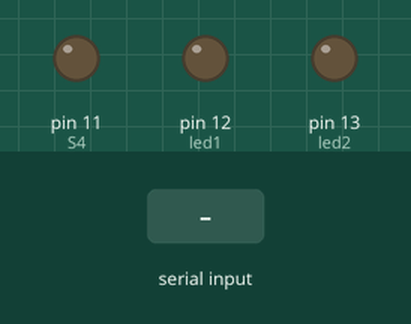
This sketch was run on a simulated Arduino Uno, built with avr-gcc and run on an emulated ATmega328P. Shown: output pins drawn as LEDs (lit = HIGH). The test bench sets the inputs (shaded band). Pins used as bus, display or sensor lines are not drawn; what the sketch prints to the serial monitor is not drawn.

Above: at 1.3 s.
1.4 s: "1" received over the second serial link
At 2.6 s:
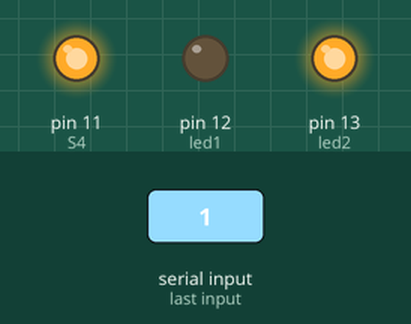
2.9 s: "2" received over the second serial link
At 4.0 s:
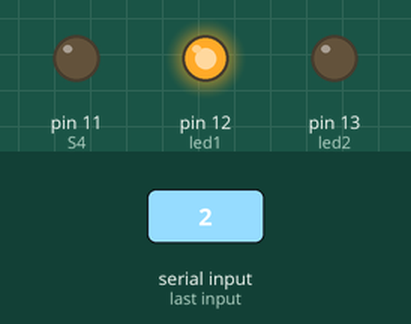
4.4 s: "3" received over the second serial link
At 5.1 s:
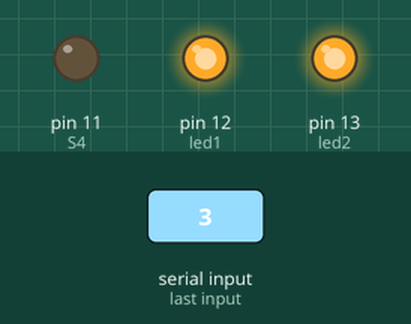
5.9 s: "4" received over the second serial link
At 6.3 s:
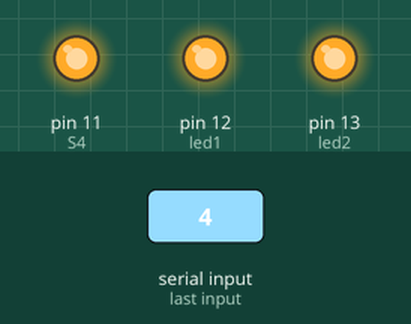
7.4 s: "0" received over the second serial link
At 8.6 s:
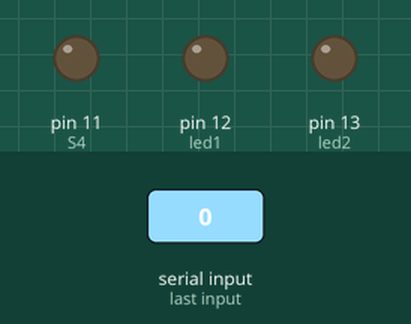
8.9 s: "4" received over the second serial link
At 9.7 s:
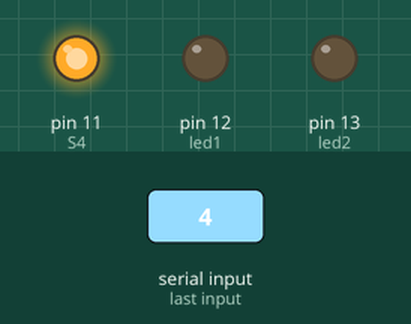
Timing chart, 0 to 11.4 s (numbered marks = the images above; inputs shaded):
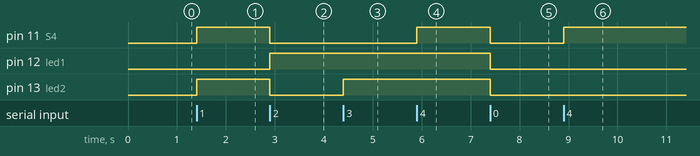

Measured:
- after the input at 1.4 s, pin 11 (S4), pin 13 (led2): LOW → HIGH at once
- after the input at 2.9 s, pin 11 (S4), pin 13 (led2): HIGH → LOW at once; pin 12 (led1): LOW → HIGH at once
- after the input at 4.4 s, pin 13 (led2): LOW → HIGH at once
- after the input at 5.9 s, pin 11 (S4): LOW → HIGH at once
- after the input at 7.4 s, pin 11 (S4), pin 12 (led1), pin 13 (led2): HIGH → LOW at once
- after the input at 8.9 s, pin 11 (S4): LOW → HIGH at once

The sketch:

Vennom_APP.ino
```cpp
#include <SoftwareSerial.h>

SoftwareSerial Serial_extra(9, 8); // RX, TX

const int S1 = 3;
const int S2 = 5;
const int S3 = 10;
const int S4 = 11;
const int led1 = 12;
const int led2 = 13;
char ch = ' ';
//String respuesta = "vennom";
char r = 'v';

void setup() {
  Serial.begin(115200);
  Serial_extra.begin(115200);
  delay(100);
  pinMode(S1, OUTPUT);
  pinMode(S2, OUTPUT);
  pinMode(S3, OUTPUT);
  pinMode(S4, OUTPUT);
  pinMode(led1, OUTPUT);
  pinMode(led2, OUTPUT);
  digitalWrite(S1, LOW);
  digitalWrite(S2, LOW);
  digitalWrite(S3, LOW);
  digitalWrite(S4, LOW);
  digitalWrite(led1, LOW);
  digitalWrite(led2, LOW);
}

void loop() {
  unsigned long currentMillis = millis();

  if (Serial_extra.available() > 0) {
    ch = Serial_extra.read();
    Serial.write(ch);  // depuración.

    if (ch == '?') {
      delay(500);
      Serial_extra.println(r);
      Serial_extra.flush();
    }

    if (ch == '1') {
      digitalWrite(S1, LOW);
      digitalWrite(S2, HIGH);
      digitalWrite(S3, LOW);
      digitalWrite(S4, HIGH);
      digitalWrite(led1, LOW);
      digitalWrite(led2, HIGH);
      //Serial.println(" DERECHA");
      ch = ' ';
    }
    else {
      if (ch == '2') {
        digitalWrite(S1, HIGH);
        digitalWrite(S2, LOW);
        digitalWrite(S3, HIGH);
        digitalWrite(S4, LOW);
        digitalWrite(led1, HIGH);
        digitalWrite(led2, LOW);
        //Serial.println(" IZQUIERDA");
        ch = ' ';
      }
      else {
        if (ch == '3') {
          digitalWrite(S1, LOW);
          digitalWrite(S2, HIGH);
          digitalWrite(S3, HIGH);
          digitalWrite(S4, LOW);
          digitalWrite(led1, HIGH);
          digitalWrite(led2, HIGH);
          //Serial.println(" ARRIBA");
          ch = ' ';
        }
        else {
          if (ch == '4') {
            digitalWrite(S1, HIGH);
            digitalWrite(S2, LOW);
            digitalWrite(S3, LOW);
            digitalWrite(S4, HIGH);
            //Serial.println(" ABAJO");
          }
          else {
            if (ch == '0') {
              Serial_extra.flush();
              digitalWrite(S1, LOW);
              digitalWrite(S2, LOW);
              digitalWrite(S3, LOW);
              digitalWrite(S4, LOW);
              digitalWrite(led1, LOW);
              digitalWrite(led2, LOW);
              ch = ' ';
            }
          }
        }
      }
    }
  }


}
```
